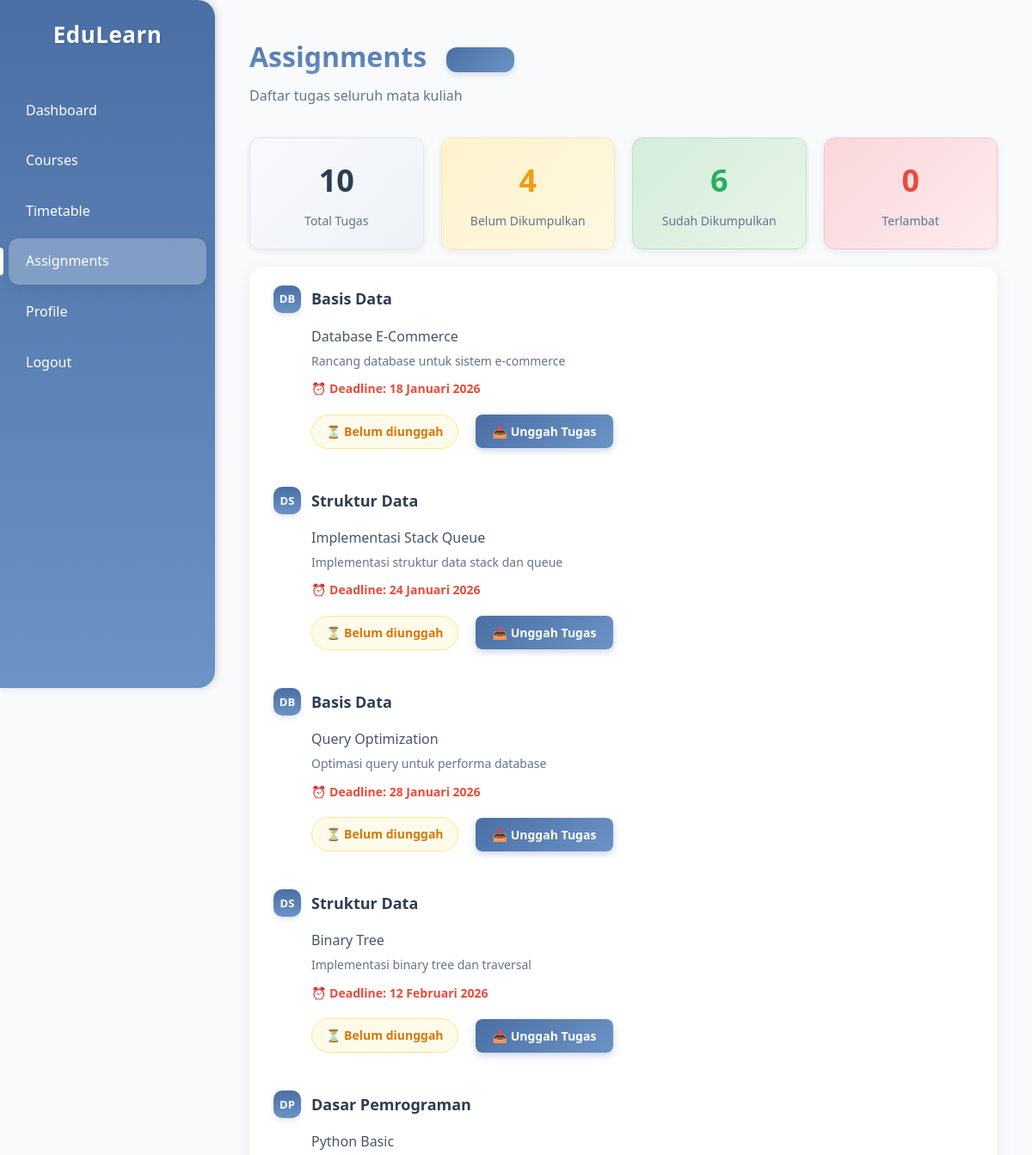
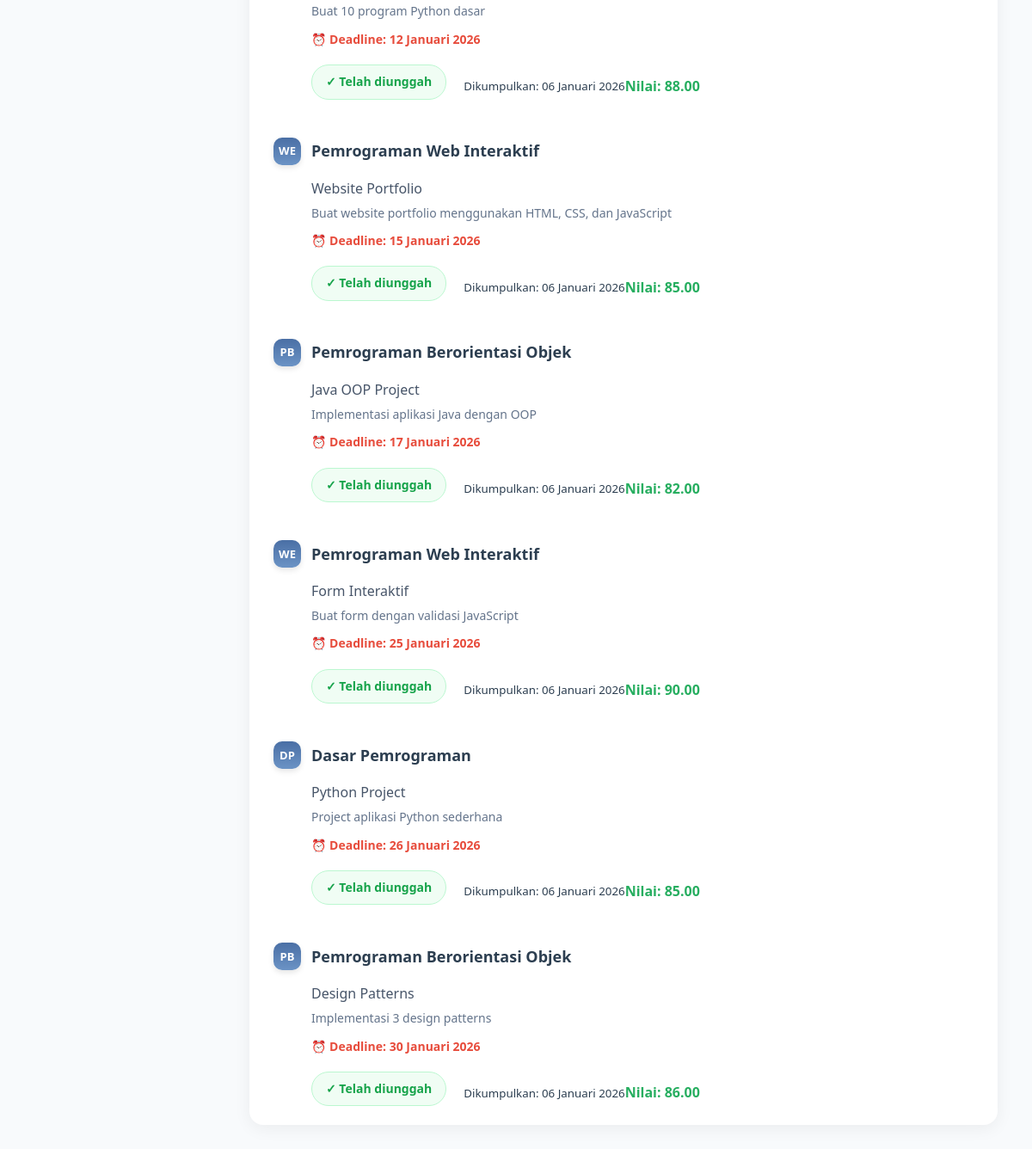
The page /student/assignments.php (signed in) on the database its author committed (2 pictures, top to bottom).
### tables this page shows
CREATE TABLE tugas (
    tugas_id INT AUTO_INCREMENT PRIMARY KEY,
    mk_id INT NOT NULL,
    judul VARCHAR(200) NOT NULL,
    deskripsi TEXT,
    deadline DATETIME NOT NULL,
    max_score INT DEFAULT 100,
    created_at TIMESTAMP DEFAULT CURRENT_TIMESTAMP,
    updated_at TIMESTAMP DEFAULT CURRENT_TIMESTAMP ON UPDATE CURRENT_TIMESTAMP,
    FOREIGN KEY (mk_id) REFERENCES mata_kuliah(mk_id) ON DELETE CASCADE,
    INDEX idx_deadline (deadline),
    INDEX idx_mk (mk_id)
);

CREATE TABLE mata_kuliah (
    mk_id INT AUTO_INCREMENT PRIMARY KEY,
    kode_mk VARCHAR(20) UNIQUE NOT NULL,
    nama_mk VARCHAR(100) NOT NULL,
    deskripsi TEXT,
    sks INT NOT NULL,
    semester INT NOT NULL,
    dosen_id INT,
    status ENUM('aktif', 'draft', 'arsip') DEFAULT 'aktif',
    created_at TIMESTAMP DEFAULT CURRENT_TIMESTAMP,
    updated_at TIMESTAMP DEFAULT CURRENT_TIMESTAMP ON UPDATE CURRENT_TIMESTAMP,
    FOREIGN KEY (dosen_id) REFERENCES dosen(dosen_id) ON DELETE SET NULL,
    INDEX idx_semester (semester),
    INDEX idx_status (status)
);

CREATE TABLE submissions (
    submission_id INT AUTO_INCREMENT PRIMARY KEY,
    tugas_id INT NOT NULL,
    user_id INT NOT NULL,
    file_path VARCHAR(500),
    file_name VARCHAR(255),
    file_size INT,
    submitted_at TIMESTAMP DEFAULT CURRENT_TIMESTAMP,
    score DECIMAL(5,2),
    feedback TEXT,
    graded_at TIMESTAMP NULL,
    graded_by INT,
    FOREIGN KEY (tugas_id) REFERENCES tugas(tugas_id) ON DELETE CASCADE,
    FOREIGN KEY (user_id) REFERENCES users(user_id) ON DELETE CASCADE,
    FOREIGN KEY (graded_by) REFERENCES users(user_id) ON DELETE SET NULL,
    INDEX idx_tugas (tugas_id),
    INDEX idx_user (user_id)
);

### includes/functions.php (called while the page is built, shortened)
<?php
function escape_html($string) {
    return htmlspecialchars($string, ENT_QUOTES, 'UTF-8');
}
function format_date($date, $withTime = false) {
    $timestamp = strtotime($date);
    $months = [
        1 => 'Januari', 'Februari', 'Maret', 'April', 'Mei', 'Juni',
        'Juli', 'Agustus', 'September', 'Oktober', 'November', 'Desember'
    ];
    $day = date('d', $timestamp);
    $month = $months[(int)date('n', $timestamp)];
    $year = date('Y', $timestamp);
    $formatted = "$day $month $year";
    return $formatted;
}

### student/assignments.php (the view, shortened to what this page needs)
<?php
require_once '../includes/functions.php';
$db = getDB();
$user_id = get_user_info('user_id');
$stmt = $db->prepare("
    SELECT
        t.*,
        mk.nama_mk,
        mk.kode_mk,
        s.submission_id,
        s.submitted_at,
        s.score,
        DATEDIFF(t.deadline, NOW()) as days_left,
        CASE
            WHEN s.submission_id IS NOT NULL THEN 'uploaded'
            WHEN t.deadline < NOW() THEN 'overdue'
            ELSE 'pending'
        END as status
    FROM tugas t
    INNER JOIN enrollments e ON t.mk_id = e.mk_id
    INNER JOIN mata_kuliah mk ON t.mk_id = mk.mk_id
    LEFT JOIN submissions s ON t.tugas_id = s.tugas_id AND s.user_id = ?
    WHERE e.user_id = ?
    ORDER BY
        CASE
            WHEN t.deadline < NOW() AND s.submission_id IS NULL THEN 1
            WHEN s.submission_id IS NULL THEN 2
            ELSE 3
        END,
        t.deadline ASC
");
$stmt->execute([$user_id, $user_id]);
$assignments = $stmt->fetchAll();
$total_assignments = count($assignments);
$uploaded = count(array_filter($assignments, fn($a) => $a['status'] === 'uploaded'));
$pending = count(array_filter($assignments, fn($a) => $a['status'] === 'pending'));
$overdue = count(array_filter($assignments, fn($a) => $a['status'] === 'overdue'));
?>
<!DOCTYPE html>
<html lang="id">
<head>
    <link rel="stylesheet" href="../assets/css/student-style.css">
</head>
<body>
<div class="container">
    <aside class="sidebar">
        <div class="sidebar-header">
            <h1>EduLearn</h1>
        </div>
        <ul class="sidebar-nav">
            <li><a href="dashboard.php">Dashboard</a></li>
            <li><a href="courses.php">Courses</a></li>
            <li><a href="timetable.php">Timetable</a></li>
            <li class="active"><a href="assignments.php">Assignments</a></li>
            <li><a href="profile.php">Profile</a></li>
            <li><a href="../auth/logout.php">Logout</a></li>
        </ul>
    </aside>
    <main class="main-content">
        <div class="assignments-header">
            <h1>Assignments <span class="assignment-count"><?= $total_assignments ?> tugas</span></h1>
            <p>Daftar tugas seluruh mata kuliah</p>
        </div>
        <div class="stats-cards">
            <div class="stat-card">
                <div class="stat-number"><?= $total_assignments ?></div>
                <div class="stat-label">Total Tugas</div>
            </div>
            <div class="stat-card pending-card">
                <div class="stat-number"><?= $pending ?></div>
                <div class="stat-label">Belum Dikumpulkan</div>
            </div>
            <div class="stat-card success-card">
                <div class="stat-number"><?= $uploaded ?></div>
                <div class="stat-label">Sudah Dikumpulkan</div>
            </div>
            <div class="stat-card warning-card">
                <div class="stat-number"><?= $overdue ?></div>
                <div class="stat-label">Terlambat</div>
            </div>
        </div>
        <div class="assignment-list">
            <?php if (empty($assignments)): ?>
                <div class="empty-state">
                    <h3>Belum Ada Tugas</h3>
                    <p>Tidak ada tugas yang tersedia saat ini</p>
                </div>
            <?php else: ?>
                <?php foreach ($assignments as $assignment): ?>
                <a href="course_detail.php?id=<?= $assignment['mk_id'] ?>" style="text-decoration: none; color: inherit; display: block;">
                    <div class="assignment-item" style="cursor: pointer;">
                        <h3 class="course-title">
                            <span class="course-icon" style="background: <?= $assignment['color'] ?>">
                                <?= substr($assignment['kode_mk'], 0, 2) ?>
                            </span>
                            <?= escape_html($assignment['nama_mk']) ?>
                        </h3>
                        <div class="assignment-title"><?= escape_html($assignment['judul']) ?></div>
                        <?php if ($assignment['deskripsi']): ?>
                        <div class="assignment-desc"><?= escape_html($assignment['deskripsi']) ?></div>
                        <?php endif; ?>
                        <div class="deadline">
                            ⏰ Deadline: <?= format_date($assignment['deadline']) ?>
                        </div>
                        <div class="upload-section" onclick="event.stopPropagation();">
                            <?php if ($assignment['submission_id']): ?>
                                <div class="status-badge uploaded">✓ Telah diunggah</div>
                                <div class="submission-info">
                                    <small>Dikumpulkan: <?= format_date($assignment['submitted_at']) ?></small>
                                    <?php if ($assignment['score']): ?>
                                        <strong style="color: #27ae60;">Nilai: <?= $assignment['score'] ?></strong>
                                    <?php else: ?>
                                        <span class="waiting-grade">Menunggu penilaian</span>
                                    <?php endif; ?>
                                </div>
                            <?php else: ?>
                                <div class="status-badge pending">⏳ Belum diunggah</div>
                                <button class="upload-btn" onclick="openUploadModal(<?= $assignment['tugas_id'] ?>, '<?= escape_html($assignment['judul']) ?>')">
                                    📤 Unggah Tugas
                                </button>
                            <?php endif; ?>
                        </div>
                    </div>
                </a>
                <?php endforeach; ?>
            <?php endif; ?>
        </div>
    </main>
</div>
</body>
</html>

### student/assignments.php (style rules this page uses)
.stats-cards { display: grid; grid-template-columns: repeat(auto-fit, minmax(200px, 1fr)); gap: 20px; margin: 20px 0; }
.stat-card { background: white; padding: 20px; border-radius: 10px; text-align: center; box-shadow: 0 2px 4px rgba(0,0,0,0.1); }
.stat-number { font-size: 36px; font-weight: bold; color: #2c3e50; }
.pending-card .stat-number { color: #f39c12; }
.success-card .stat-number { color: #27ae60; }
.warning-card .stat-number { color: #e74c3c; }
.submission-info { display: flex; justify-content: space-between; align-items: center; margin-top: 10px; }

### rows shown on the page
tugas: mk.kode_mk "DB", mk.nama_mk "Basis Data", judul "Database E-Commerce", deskripsi "Rancang database untuk sistem e-commerce", deadline "18 Januari 2026"
tugas: mk.kode_mk "DS", mk.nama_mk "Struktur Data", judul "Implementasi Stack Queue", deskripsi "Implementasi struktur data stack dan queue", deadline "24 Januari 2026"
tugas: mk.kode_mk "DB", mk.nama_mk "Basis Data", judul "Query Optimization", deskripsi "Optimasi query untuk performa database", deadline "28 Januari 2026"
tugas: mk.kode_mk "DS", mk.nama_mk "Struktur Data", judul "Binary Tree", deskripsi "Implementasi binary tree dan traversal", deadline "12 Februari 2026"
tugas: mk.kode_mk "DP", mk.nama_mk "Dasar Pemrograman", judul "Python Basic", deskripsi "Buat 10 program Python dasar", deadline "12 Januari 2026", submissions.submitted_at "06 Januari 2026", submissions.score "88.00"
tugas: mk.kode_mk "WE", mk.nama_mk "Pemrograman Web Interaktif", judul "Website Portfolio", deskripsi "Buat website portfolio menggunakan HTML, CSS, dan JavaScript", deadline "15 Januari 2026", submissions.submitted_at "06 Januari 2026", submissions.score "85.00"
tugas: mk.kode_mk "PB", mk.nama_mk "Pemrograman Berorientasi Objek", judul "Java OOP Project", deskripsi "Implementasi aplikasi Java dengan OOP", deadline "17 Januari 2026", submissions.submitted_at "06 Januari 2026", submissions.score "82.00"
tugas: mk.kode_mk "WE", mk.nama_mk "Pemrograman Web Interaktif", judul "Form Interaktif", deskripsi "Buat form dengan validasi JavaScript", deadline "25 Januari 2026", submissions.submitted_at "06 Januari 2026", submissions.score "90.00"
tugas: mk.kode_mk "DP", mk.nama_mk "Dasar Pemrograman", judul "Python Project", deskripsi "Project aplikasi Python sederhana", deadline "26 Januari 2026", submissions.submitted_at "06 Januari 2026", submissions.score "85.00"
tugas: mk.kode_mk "PB", mk.nama_mk "Pemrograman Berorientasi Objek", judul "Design Patterns", deskripsi "Implementasi 3 design patterns", deadline "30 Januari 2026", submissions.submitted_at "06 Januari 2026", submissions.score "86.00"

### other values the page prints
$total_assignments "10"
$pending "4"
$uploaded "6"
$overdue "0"
